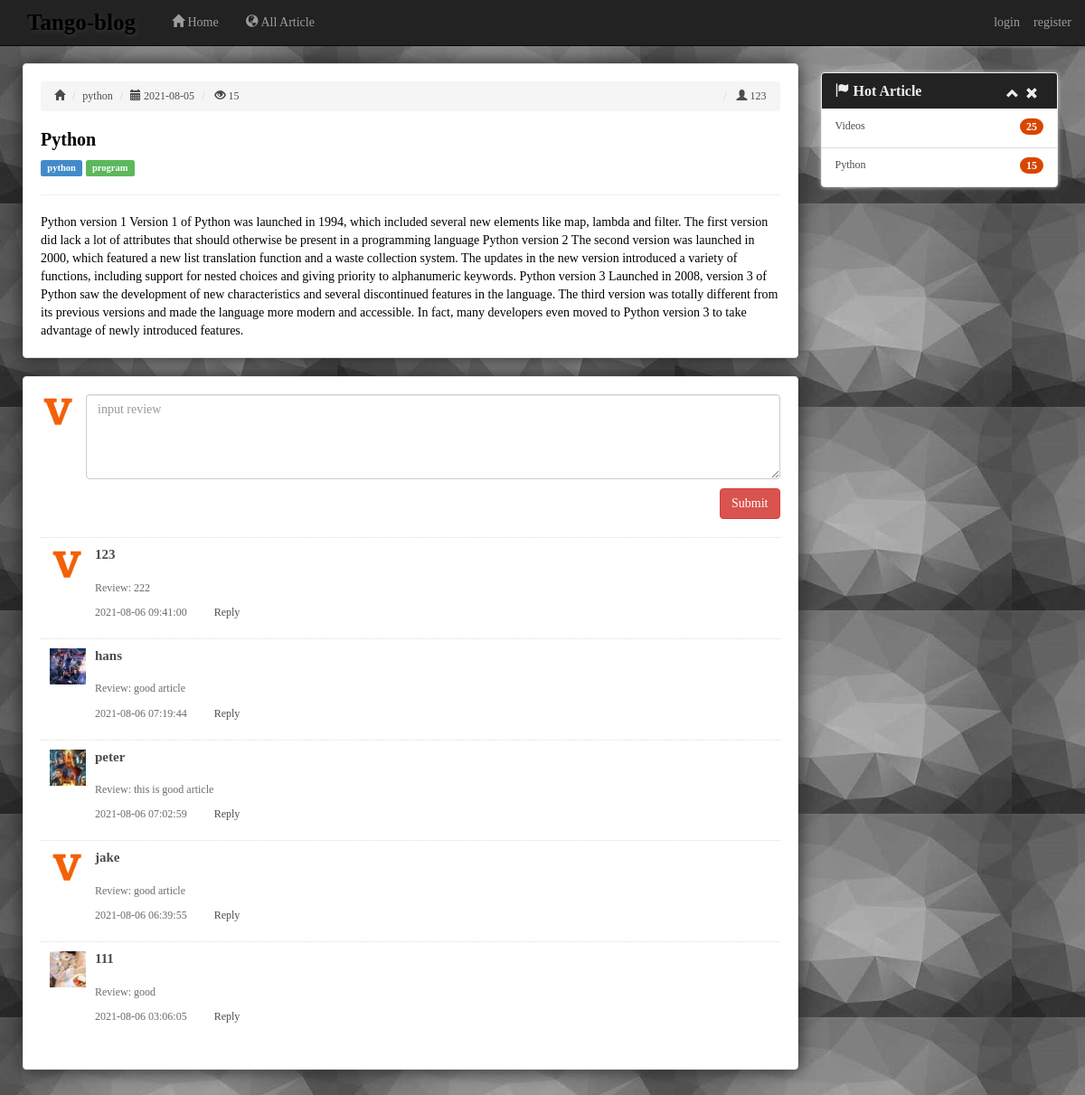
The app's page /article/Python.html with its own data.
### tango_center/models.py (models this page shows, shortened)
class Article(models.Model):
    author = models.ForeignKey("tango_auth.TangoUser", verbose_name='author', on_delete=models.DO_NOTHING)
    category = models.ForeignKey(Category, verbose_name='category', on_delete=models.DO_NOTHING)
    title = models.CharField(max_length=100, verbose_name='title')
    img = models.CharField(max_length=200,
                           default='/static/img/article/1.png')
    tags = models.CharField(max_length=200, null=True, blank=True,
                            verbose_name='tag', help_text='segment by comma')
    summary = models.TextField(verbose_name='summary')
    content = models.TextField(verbose_name='content')
    view_times = models.IntegerField(default=0)
    zan_times = models.IntegerField(default=0)
    is_top = models.BooleanField(default=False, verbose_name='top')
    rank = models.IntegerField(default=0, verbose_name='order')
    status = models.IntegerField(default=0, choices=STATUS.items(),
                                 verbose_name='status')
    pub_time = models.DateTimeField(default=False, verbose_name='pub_date')
    create_time = models.DateTimeField('create_time', auto_now_add=True)
    update_time = models.DateTimeField('update_time', auto_now=True)
    def get_tags(self):
        tags_list = (self.tags or "").split(',')
        while '' in tags_list:
            tags_list.remove('')
        return tags_list
    class Meta:
        verbose_name_plural = verbose_name = 'article'
        ordering = ['rank', '-is_top', '-pub_time', '-create_time']
        app_label = 'tango_center'
    def __unicode__(self):
            return self.title
    __str__ = __unicode__

class Category(models.Model):
    name = models.CharField(max_length=40, verbose_name='name')
    parent = models.ForeignKey('self', default=None, blank=True, null=True,
                               verbose_name='parent category', on_delete=models.DO_NOTHING)
    rank = models.IntegerField(default=0, verbose_name='order')
    status = models.IntegerField(default=0, choices=STATUS.items(),
                                 verbose_name='status')
    create_time = models.DateTimeField('create_date', auto_now_add=True)
    class Meta:
        verbose_name_plural = verbose_name = 'category'
        ordering = ['rank', '-create_time']
        app_label = "tango_center"
    def __unicode__(self):
        if self.parent:
            return '%s-->%s' % (self.parent, self.name)
        else:
            return '%s' % (self.name)
    __str__ = __unicode__

### tango_auth/models.py (models this page shows)
class TangoUser(AbstractUser):
    img = models.CharField(max_length=200, default='/static/Avatar/avatar.jpg',
                           verbose_name='Avatar address')
    intro = models.CharField(max_length=200, blank=True, null=True,
                             verbose_name='Introduction')
    class Meta(AbstractUser.Meta):
        app_label = "tango_auth"

### tango_comments/models.py (models this page shows)
class Comment(models.Model):
    user = models.ForeignKey("tango_auth.TangoUser", verbose_name='user', on_delete=models.DO_NOTHING)
    article = models.ForeignKey(Article, verbose_name='article', on_delete=models.DO_NOTHING)
    text = models.TextField(verbose_name='article content')
    create_time = models.DateTimeField('create_date', auto_now_add=True)
    parent = models.ForeignKey('self', default=None, blank=True, null=True,
                               verbose_name='refer', on_delete=models.DO_NOTHING)
    class Meta:
        verbose_name_plural = verbose_name = 'comment'
        ordering = ['-create_time']
        app_label = 'tango_comments'
    def __unicode__(self):
        return self.article.title + '_' + str(self.pk)
    __str__ = __unicode__

### tango_center/views.py (the view)
class ArticleView(BaseMixin, DetailView):
    queryset = Article.objects.filter(Q(status=0) | Q(status=1))
    template_name = 'blog/article.html'
    context_object_name = 'article'
    slug_field = 'title'
    def get(self, request, *args, **kwargs):
        title = self.kwargs.get('slug')
        title = title.replace('_', ' ')
        article = self.queryset.get(title=title)
        article.view_times += 1
        article.save()
        return super(ArticleView, self).get(request, *args, **kwargs)
    def get_context_data(self, **kwargs):
        title = self.kwargs.get('slug', '')
        title = title.replace('_', ' ')
        kwargs['comment_list'] = \
            self.queryset.get(title=title).comment_set.all()
        article = self.queryset.get(title=title)
        kwargs['website_title'] = article.title
        return super(ArticleView, self).get_context_data(**kwargs)

### tango_center/templatetags/title_filter.py (called while the page is built)
@register.filter
def change_url(title):
    title = title.replace(' ', '_')
    return title

### tango_center/views.py (called while the page is built)
    def get_context_data(self, *args, **kwargs):
        context = super(BaseMixin, self).get_context_data(**kwargs)
        try:
            if 'website_title' not in context:
                context['website_title'] = settings.WEBSITE_TITLE
            context['website_welcome'] = settings.WEBSITE_WELCOME
            context['hot_article_list'] = \
                Article.objects.order_by("-view_times")[0:10]
            context['nav_list'] = Nav.objects.filter(status=0)
            colors = ['primary', 'success', 'info', 'warning', 'danger']
            for index, link in enumerate(context['links']):
                link.color = colors[index % len(colors)]
        except Exception as e:
            print(e)
        return context

### tango_center/templates/blog/article.html (shortened to what this page needs)
{% extends "blog/base.html" %}
{% load title_filter %}
{% block main %}
{% url 'category-detail-view' article.category.name as category_url %}
<div class="row">
    <div id="vmaig-content" class="col-md-8 col-lg-9">
        <div id="article-page" class="well">
            <ol class="breadcrumb">
                <li><a href="/"><span class="glyphicon glyphicon-home"></span></a></li>
                <li><a href="{{category_url}}">{{article.category}}</a></li>
                <li class="hidden-xs"><a><span class="glyphicon glyphicon-calendar"></span> {{article.pub_time|date:"Y-m-d"}}</a></li>
                <li><a>
                    <span class="glyphicon glyphicon-eye-open"></span>
                    {{article.view_times}}
                </a></li>
                <li class="pull-right"><a>
                    <span class="glyphicon glyphicon-user"></span> {{article.author}}
                </a></li>
            </ol>
            <div id="article">
                <div class="article-title">
                    <h1>{{article.title|change_url}}</h1>
                </div>
                <div class="article-tags">
                    {% for tag in article.get_tags%}
                    <a href="{% url 'tag-detail-view' tag %}">
                        <span class="label label-vmaig-{{forloop.counter}} btn">{{tag}}</span>
                    </a>
                    {% endfor %}
                </div>
                <hr/>
                <div class="article-content">
                    {% autoescape off%}
                    {{article.content}}
                    {% endautoescape %}
                </div>
            </div>
        </div>
        {% include "tango_comments/tango_comments.html" %}
    </div>
    <div id="vmaig-side" class="col-md-4 col-lg-3 hidden-xs">
        {% include "blog/widgets/search.html"%}
        {% include "blog/widgets/hotest_posts.html"%}
    </div>
</div>
{% endblock %}
{% block css%}
<link type="text/css" rel="stylesheet" href="/static/syntaxhighlighter/styles/shCoreDefault.css"/>
{% endblock %}

### tango_comments/templates/tango_comments/tango_comments.html (shortened to what this page needs)
{% load title_filter %}
<div class="well">
    <div class="vmaig-comment">
        <div class="vmaig-comment-tx">
            {% if user.img%}
            <img src="{{user.img}}" width="40"></img>
            {%else%}
            <img src="/static/Avatar/avatar.jpg" width="40"></img>
            {%endif%}
        </div>
        <div class="vmaig-comment-edit clearfix">
            <form id="vmaig-comment-form" method="post" role="form">
                <textarea id="comment" name="comment" class="form-control" rows="4" placeholder="input review"></textarea>
                <button type="submit" class="btn btn-vmaig-comments pull-right">Submit</button>
            </form>
        </div>
        <ul>
            {% for comment in comment_list%}
            <li>
            <div class="vmaig-comment-tx">
                {% if comment.user.img %}
                <img src={{comment.user.img}} width="40"></img>
                {%else%}
                <img src="/static/Avatar/avatar.jpg" width="40"></img>
                {%endif%}
            </div>
            <div class="vmaig-comment-content">
                <a><h1>{{comment.user.username}}</h1></a>
                <p>
                    Review:
                    {% autoescape on %}
                    {{comment.text}}
                    {% endautoescape %}
                </p>
                <p>{{comment.create_time|date:"Y-m-d H:i:s" }} &nbsp&nbsp&nbsp&nbsp&nbsp&nbsp&nbsp&nbsp <a class='quote' href="#anchor-quote" onclick="return CommentQuote('{{comment.user.username}}',{{comment.id}});">Reply</a></p>
            </div>
            </li>
            {% endfor%}
        </ul>
    </div>
</div>

### tango_center/templates/blog/widgets/hotest_posts.html
{% load title_filter %}
<div id="vmaig-hotest-posts">
    <div class="panel panel-vmaig">
        <div class="panel-heading">
            <h3 class="panel-title">
                <span class="glyphicon glyphicon-flag"></span>
                Hot Article
                <span class="glyphicon glyphicon-remove btn panel-close pull-right"></span>
                <span class="glyphicon glyphicon-chevron-up btn panel-collapse pull-right"  data-toggle="collapse" data-target="#hotest-post-list"></span>
            </h3>
        </div>
        <ul id="hotest-post-list" class="list-group collapse in">
            {% for article in hot_article_list %}
                <li class="list-group-item">
                <span class="hotest-post-title"><a href="{% url 'article-detail-view' article.title|change_url %}">{{article.title}}</a> </span>
                <span class="badge">{{article.view_times}}</span>
                </li>
            {% endfor %}
        </ul>
    </div>
</div>

### tango_center/static/css/center.css (style rules this page uses)
html, body { overflow-x: hidden; overflow-y: auto; }
body { font-family:"Microsoft YaHei","WenQuanYi Micro Hei","tohoma,sans-serif"; color:#6B6B6B; font-size:12px; background:url('../img/bg.jpg') repeat scroll 0% 0% transparent; }
body,html { margin: 0; padding: 0; height:100%; }
#vmaig-content { padding: 10px; margin-top: 60px; padding-bottom: 30px; }
h1, h2, h3, h4, h5, h6, .h1, .h2, .h3, .h4, .h5, .h6 { font-family:"Microsoft YaHei","WenQuanYi Micro Hei","tohoma,sans-serif"; font-weight: 700; }
a { color:#4C4C4C; }
.well { background-color:#FFF; box-shadow:0px 0px 20px #222; }
.label-vmaig-1 { background-color: #428bca; }
.label-vmaig-2 { background-color: #5cb85c; }
.panel-vmaig { box-shadow: 0px 0px 5px #C2C2C2; border-color:#EEE; }
.panel-vmaig .panel-heading { color: #EEE; background-color: #222; border-color: #EEE; }
.panel-vmaig .badge { background-color:#D94600; }
.panel-vmaig span.btn { padding:0px; margin-right:5px; }
.hotest-post-title { display:inline-block; overflow:hidden; width:78%; white-space:nowrap; text-overflow:ellipsis; }
.list-group-item { border:solid inset #EEE; }
.article-title h1 { font-size:20px }

### tango_comments/static/css/center_comments.css (style rules this page uses)
.btn-vmaig-comments { color: #FFF; background-color: #D9534F; border-color: #D43F3A; }
.vmaig-comment ul { padding-left:0px; }
.vmaig-comment ul li { list-style-type:none; border-top:1px dotted #ddd; padding:10px; }
.vmaig-comment-tx { float:left; }
.vmaig-comment-content { padding-left:50px; word-break: break-all; }
.vmaig-comment-content h1 { margin:0px; font-size:15px; padding-bottom:10px; }
.vmaig-comment-edit { padding-left:50px; margin-bottom:20px; }
.vmaig-comment-edit textarea { width:100%; margin-bottom:10px; }

### tango_center/templates/blog/article.html (style rules this page uses)
#article { font-size:14px; color:#000; }

### records on screen
Article: category "python", pub_time "2021-08-05", view_times "15", author "123", title|change_url "Python", content "Python version 1 Version 1 of Python was launched in 1994, which included several new elements like map, lambda and filter. The first version did lack a lot of attributes that should otherwise be present in a programming language Python version 2 The second version was launched in 2000, which featured a new list translation function and a waste collection system. The updates in the new version introduced a variety of functions, including support for nested choices and giving priority to alphanumeric keywords. Python version 3 Launched in 2008, version 3 of Python saw the development of new characteristics and several discontinued features in the language. The third version was totally…", title "Python"
Comment: user.img (placeholder picture), user.username "123", text "222", create_time "2021-08-06 09:41:00"
Comment: user.img (picture), user.username "hans", text "good article", create_time "2021-08-06 07:19:44"
Comment: user.img (picture), user.username "peter", text "this is good article", create_time "2021-08-06 07:02:59"
Comment: user.img (placeholder picture), user.username "jake", text "good article", create_time "2021-08-06 06:39:55"
Comment: user.img (picture), user.username "111", text "good", create_time "2021-08-06 03:06:05"
Article: title "Videos", view_times "25"

### other values on screen
{{ tag }} "python" "program"
